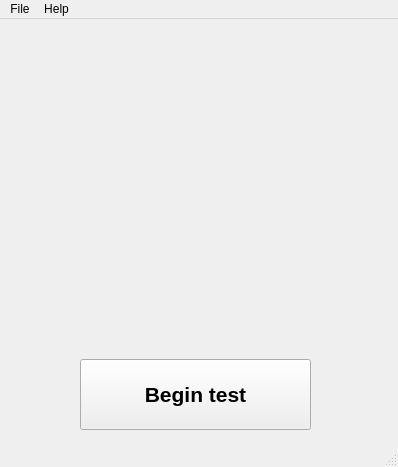
<?xml version="1.0" encoding="UTF-8"?>
<ui version="4.0">
 <class>MainWindow</class>
 <widget class="QMainWindow" name="MainWindow">
  <property name="geometry">
   <rect>
    <x>0</x>
    <y>0</y>
    <width>398</width>
    <height>467</height>
   </rect>
  </property>
  <property name="minimumSize">
   <size>
    <width>398</width>
    <height>0</height>
   </size>
  </property>
  <property name="windowTitle">
   <string>MainWindow</string>
  </property>
  <widget class="QWidget" name="centralwidget">
   <widget class="QWidget" name="layoutWidget">
    <property name="geometry">
     <rect>
      <x>0</x>
      <y>0</y>
      <width>2</width>
      <height>2</height>
     </rect>
    </property>
    <layout class="QHBoxLayout" name="horizontalLayout"/>
   </widget>
   <widget class="QWidget" name="layoutWidget">
    <property name="geometry">
     <rect>
      <x>0</x>
      <y>0</y>
      <width>2</width>
      <height>2</height>
     </rect>
    </property>
    <layout class="QHBoxLayout" name="horizontalLayout_2"/>
   </widget>
   <widget class="QPushButton" name="pushButton">
    <property name="geometry">
     <rect>
      <x>80</x>
      <y>340</y>
      <width>231</width>
      <height>71</height>
     </rect>
    </property>
    <property name="font">
     <font>
      <pointsize>16</pointsize>
      <weight>75</weight>
      <bold>true</bold>
     </font>
    </property>
    <property name="toolTip">
     <string>Begin the voice recognition test</string>
    </property>
    <property name="statusTip">
     <string>Begin the test</string>
    </property>
    <property name="text">
     <string>Begin test</string>
    </property>
   </widget>
  </widget>
  <widget class="QMenuBar" name="menubar">
   <property name="geometry">
    <rect>
     <x>0</x>
     <y>0</y>
     <width>398</width>
     <height>21</height>
    </rect>
   </property>
   <widget class="QMenu" name="menuFile">
    <property name="title">
     <string>File</string>
    </property>
    <addaction name="actionNew"/>
    <addaction name="actionResume"/>
    <addaction name="separator"/>
    <addaction name="actionQuit"/>
   </widget>
   <widget class="QMenu" name="menuAbout">
    <property name="title">
     <string>Help</string>
    </property>
    <addaction name="actionOnline_guide"/>
    <addaction name="actionAbout"/>
   </widget>
   <addaction name="menuFile"/>
   <addaction name="menuAbout"/>
  </widget>
  <widget class="QStatusBar" name="statusbar"/>
  <action name="actionNew">
   <property name="text">
    <string>New</string>
   </property>
   <property name="statusTip">
    <string>Start a new test</string>
   </property>
   <property name="shortcut">
    <string>Ctrl+N</string>
   </property>
  </action>
  <action name="actionOnline_guide">
   <property name="text">
    <string>Manual</string>
   </property>
   <property name="statusTip">
    <string>Visit the GitHub page of the creator</string>
   </property>
   <property name="shortcut">
    <string>Ctrl+H</string>
   </property>
  </action>
  <action name="actionResume">
   <property name="text">
    <string>Resume...</string>
   </property>
   <property name="statusTip">
    <string>Resume a test</string>
   </property>
   <property name="shortcut">
    <string>Ctrl+R</string>
   </property>
  </action>
  <action name="actionQuit">
   <property name="text">
    <string>Quit</string>
   </property>
   <property name="statusTip">
    <string>Quit the application</string>
   </property>
  </action>
  <action name="actionAbout">
   <property name="text">
    <string>About</string>
   </property>
   <property name="statusTip">
    <string>Version, metadata, generic information</string>
   </property>
  </action>
 </widget>
 <resources/>
 <connections/>
</ui>
